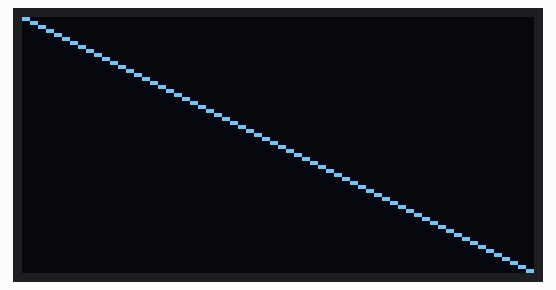
Recording of a sketch running on a simulated Arduino Uno, built with avr-gcc and run on an emulated ATmega328P. Parts: 128×64 one-colour display. The display library's start-up logo is not drawn; what the sketch prints to the serial monitor is not drawn.

Above: at 1.2 s.
At 2.2 s:
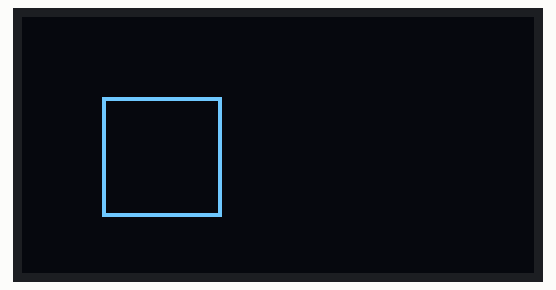
At 5.3 s:
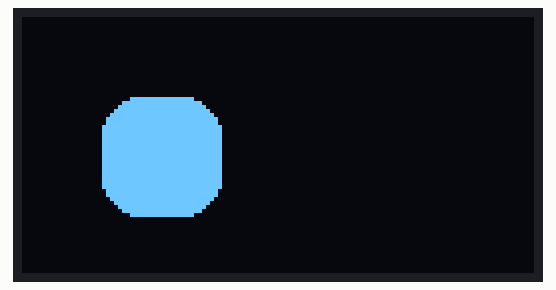
At 6.3 s:
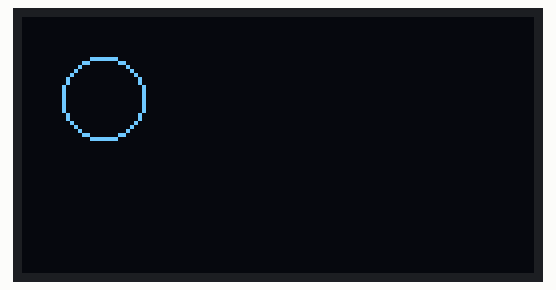
At 7.3 s:
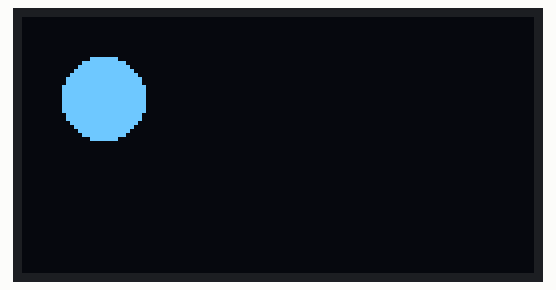
At 9.4 s:
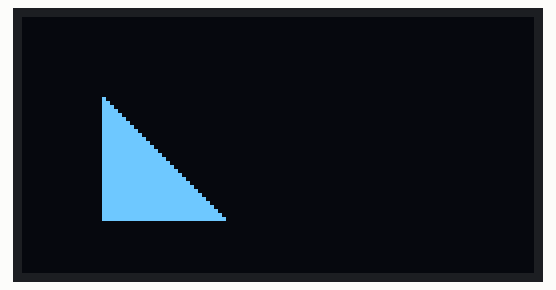

The sketch:

CodigoEjemplos.ino
```cpp
// Creado ChepeCarlos de ALSW
// Tutorial Completo en https://nocheprogramacion.com
// Canal Youtube https://youtube.com/alswnet?sub_confirmation=1

#include <SPI.h>
#include <Wire.h>
#include <Adafruit_GFX.h>
#include <Adafruit_SSD1306.h>

#define Ancho_Pantalla 128
#define Alto_Pantalla 64
#define Direccion_Pantalla 0x3C
#define Reset_Pantalla -1

Adafruit_SSD1306 pantalla(Ancho_Pantalla, Alto_Pantalla, &Wire, Reset_Pantalla);

void setup() {
  Serial.begin(115200);
  Serial.println("Iniciando la pantalla");

  if (!pantalla.begin(SSD1306_SWITCHCAPVCC, Direccion_Pantalla)) {
    Serial.println(F("Error en pantalla OLED"));
    for (;;);
  }
  // Punto
  pantalla.display();
  pantalla.clearDisplay();
  pantalla.drawPixel(Ancho_Pantalla / 2, Alto_Pantalla / 2, WHITE);
  pantalla.display();
  delay(1000);

  // Linea
  pantalla.clearDisplay();
  pantalla.drawLine(0, 0, pantalla.width() - 1, pantalla.height() - 1, WHITE);
  pantalla.display();
  delay(1000);

  // Cuadrado
  pantalla.clearDisplay();
  pantalla.drawRect(20, 20, 30, 30, WHITE);
  pantalla.display();
  delay(1000);

  // Cuadrado Relleno
  pantalla.clearDisplay();
  pantalla.fillRect(20, 20, 30, 30, WHITE);
  pantalla.display();
  delay(1000);

  // Cuadrado Redondeado
  pantalla.clearDisplay();
  pantalla.drawRoundRect(20, 20, 30, 30, 10, WHITE);
  pantalla.display();
  delay(1000);

  // Cuadrado Redondeado Relleno
  pantalla.clearDisplay();
  pantalla.fillRoundRect(20, 20, 30, 30, 10, WHITE);
  pantalla.display();
  delay(1000);

  // Circulo
  pantalla.clearDisplay();
  pantalla.drawCircle(20, 20, 10, WHITE);
  pantalla.display();
  delay(1000);

  // Circulo Relleno
  pantalla.clearDisplay();
  pantalla.fillCircle(20, 20, 10, WHITE);
  pantalla.display();
  delay(1000);

  // Triangulo
  pantalla.clearDisplay();
  pantalla.drawTriangle(20, 20, 20, 50, 50, 50, WHITE);
  pantalla.display();
  delay(1000);

  // Triangulo Relleno
  pantalla.clearDisplay();
  pantalla.fillTriangle(20, 20, 20, 50, 50, 50, WHITE);
  pantalla.display();
  delay(1000);
}

void loop() {

}
```

Measured:
- what the display in image 0 shows lasts 1.0 s, from 1.1 s to 2.1 s
